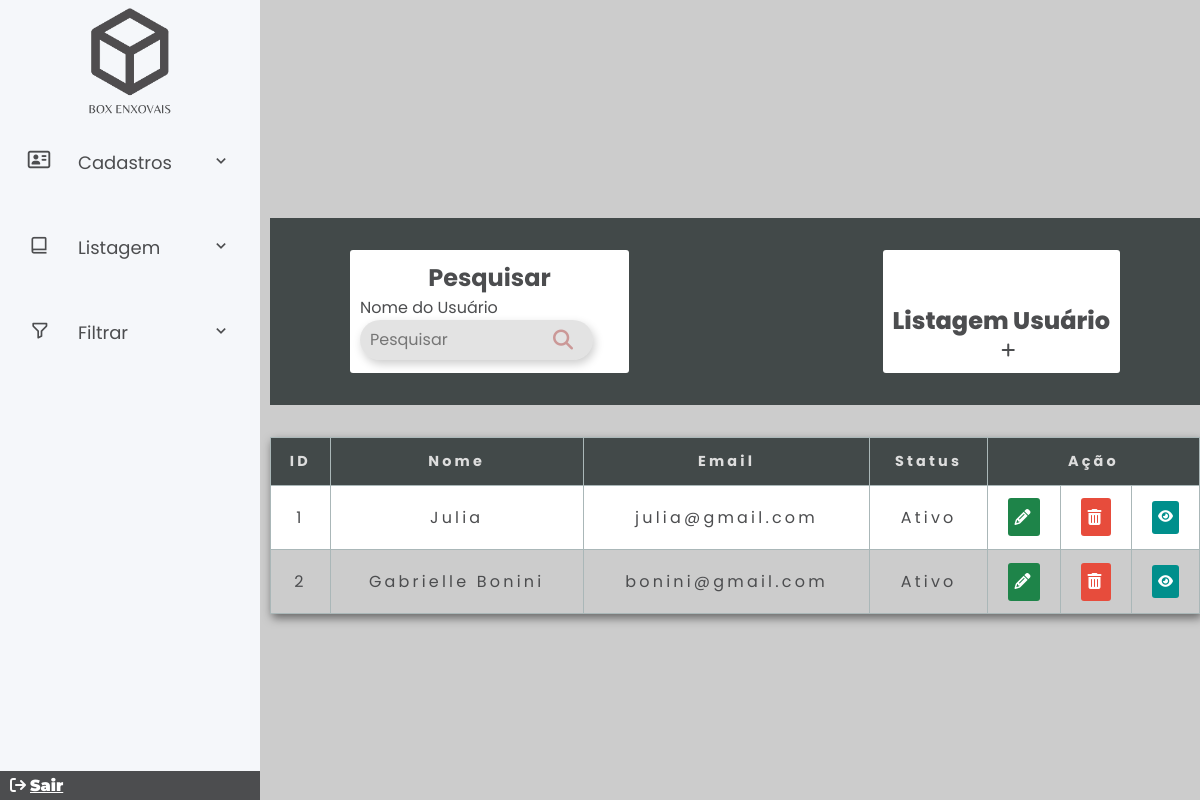
Page /adm/listarUsuario.php on the committed database.
### tables this page shows
CREATE TABLE `cliente` (
  `codCliente` int(11) NOT NULL,
  `nome` varchar(150) DEFAULT NULL,
  `dn` date DEFAULT NULL,
  `endereco` varchar(50) DEFAULT NULL,
  `bairro` varchar(50) DEFAULT NULL,
  `cep` varchar(9) DEFAULT NULL,
  `uf` varchar(2) DEFAULT NULL,
  `cidade` varchar(100) NOT NULL,
  `email` varchar(150) DEFAULT NULL,
  `celular` varchar(14) DEFAULT NULL,
  `cpf` varchar(11) DEFAULT NULL,
  `data_cad` timestamp NULL DEFAULT current_timestamp(),
  `senha` varchar(30) NOT NULL,
  `status` int(11) NOT NULL DEFAULT 1
);

### adm/listarUsuario.php (the view, shortened to what this page needs)
<?php
require_once("../assets/conexao.php");
$V_WHERE = "";
$sql = "SELECT * FROM cliente
WHERE 1 = 1" . $V_WHERE;
$resultado = mysqli_query($conexao, $sql);
?>
<?php require_once("sidebar.php"); ?>
<section class="home-section">
    <div class="card-listar">
        <div class="card-body pesquisar">
            <h1 class="card-title">Pesquisar </h1>
            <form method="POST">
                <div class="input-group">
                    <div class="input-box">
                        <label for="nome">Nome do Usuário</label>
                        <div class="search-box">
                            <input type="text" class="search-text" placeholder="Pesquisar" id="nome" name="nome" />
                            <button class="search-btn" name="pesquisar"><i class="fa-solid fa-magnifying-glass cor-i"></i></button>
                        </div>
                    </div>
                </div>
            </form>
        </div>
        <div class="card-body">
            <h2 class="title-marca">Listagem Usuário</h2>
            <a href="cadUsuario.php" class="btn-plus"><i class="fa-solid fa-plus"></i></a>
        </div>
    </div>
    <div class="container">
        <div class="tbl_container">
            <table class="tbl">
                <thead>
                    <tr>
                        <th>ID</th>
                        <th>Nome</th>
                        <th>Email</th>
                        <th>Status</th>
                        <th colspan="3">Ação</th>
                    </tr>
                <tbody>
                    <?php while ($linha = mysqli_fetch_array($resultado)) { ?>
                        <tr>
                            <td data-lable="ID"><?= $linha['codCliente'] ?></th>
                            <td data-lable="Nome"><?= $linha['nome'] ?></th>
                            <td data-lable="Email"><?= $linha['email'] ?></th>
                            <td data-lable="Status"><?= $linha['status'] == 1 ? 'Ativo' : 'Inativo'; ?></th>
                            <td data-lable="Editar">
                                <a href="alterarUsuario.php?codCliente=<?= $linha['codCliente'] ?>" class="botao-listar btn_edit"><i class="fa fa-pencil"></i></a>
                            </td>
                            <td data-lable="Excluir">
                                <a href="listarUsuario.php?codCliente=<?= $linha['codCliente'] ?>" class="botao-listar btn_trash" onclick="return confirm('Confirmar exclusão?')"><i class="fa fa-trash"></i></a>
                            </td>
                            <td data-lable="Informações">
                                <button class="botao-listar btn-modal open-modal" data-product-id="<?= $linha['codCliente'] ?>"><i class="fa-solid fa-eye"></i></button>
                            </td>
                        </tr>
                    <?php } ?>
                </tbody>
                </thead>
            </table>
        </div>
    </div>
</section>
<?php require_once("rodapeSidebar.php") ?>

### assets/css/adm.css (style rules this page uses)
* { margin: 0; padding: 0; box-sizing: border-box; font-family: 'Montserrat'; color: #4c4d4f; }
.home-section { margin-left: 270px; width: 80%; }
.card-body { border: none; padding: 10px; background: #fff; border-radius: 3px; margin: 2rem; margin-left: 5rem; margin-right: 5rem; }
.pesquisar { width: 50%; justify-content: space-between; }
.card-title { text-align: center; }
.title-marca { margin-top: 20%; align-items: center; font-weight:800; }
.btn-plus { color: #cb9897; margin-left: 50%; margin-right: 50%; }
.container { max-width: 1440px; max-height: 90%; width: 100%; background: #fff; box-shadow: 2px 4px 10px rgba(0,0,0,0.5); border-radius: 3px; }
.tbl { width: 100%; border-collapse: collapse; }
.tbl thead { background: #424949; color: #fff; }
.tbl thead tr th { font-size: 0.9rem; padding: 0.8rem; letter-spacing: 0.2rem; vertical-align: top; border: 1px solid #aab7b8; color: #ddd; }
.tbl tbody tr td { font-size: 1rem; letter-spacing: 0.2rem; font-weight: normal; text-align: center; border: 1px solid #aab7b8; padding: 0.8rem; }
.tbl tr:nth-child(even) { background: #ccc; }
.tbl .botao-listar { display: inline-block; border: none; margin: 0 auto; padding: 0.4rem; border-radius: 3px; outline: none; cursor: pointer; }
.btn_trash { background: #e74c3c; color: #fff; }
.btn_edit { background: #1e8449; color: #fff; }
.search-box { width: 80%; background:#0000001c; box-shadow: 2px 4px 10px rgba(0,0,0,0.2); height: 40px; padding: 10px; border-radius: 40px; display: flex; justify-content: space-between; align-items: center; }
.search-text { border: none; background: none; width: 80%; outline: none; padding: 0; color: #000; font-size: 16px; transition: 0.5s; }
.search-btn { width: 40px; height: 40px; border-radius: 50%; background: none; border: none; display: flex; justify-content: center; align-items: center; transition: 0.5s; }
.cor-i { color: #cb9897; font-size: 20px; }

### adm/listarUsuario.php (style rules this page uses)
* { padding: 0; margin: 0; box-sizing: border-box; font-family: "poppins", sans-serif; }
body { background: #ccc; display: flex; justify-content: center; align-items: center; min-height: 100vh; }
.card-listar { display: flex; justify-content: space-between; background: #424949; margin-top: 2rem; margin-bottom: 2rem; }
.pesquisar { width: 30%; justify-content: space-between; }
.search-box { width: 90%; background: #0000001c; box-shadow: 2px 4px 10px rgba(0, 0, 0, 0.2); height: 40px; padding: 10px; border-radius: 40px; display: flex; justify-content: space-between; align-items: center; }
.botao-listar i { color: #fff; }
.btn-modal { background-color: #008F8C; }

### rows in the picture
cliente: codCliente "1", nome "Julia", email "julia@gmail.com", status "Ativo"
cliente: codCliente "2", nome "Gabrielle Bonini", email "bonini@gmail.com", status "Ativo"
